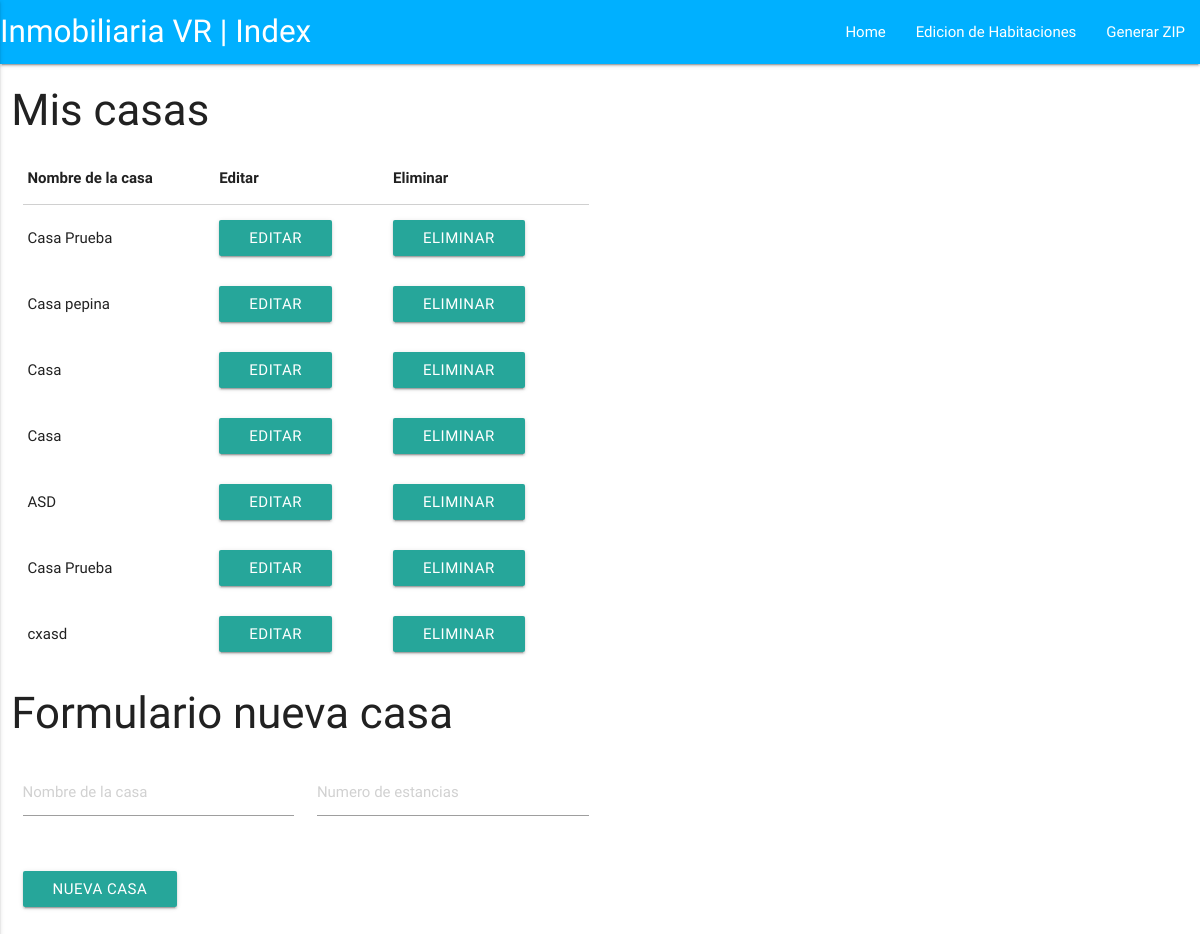
The app's page /, older data.
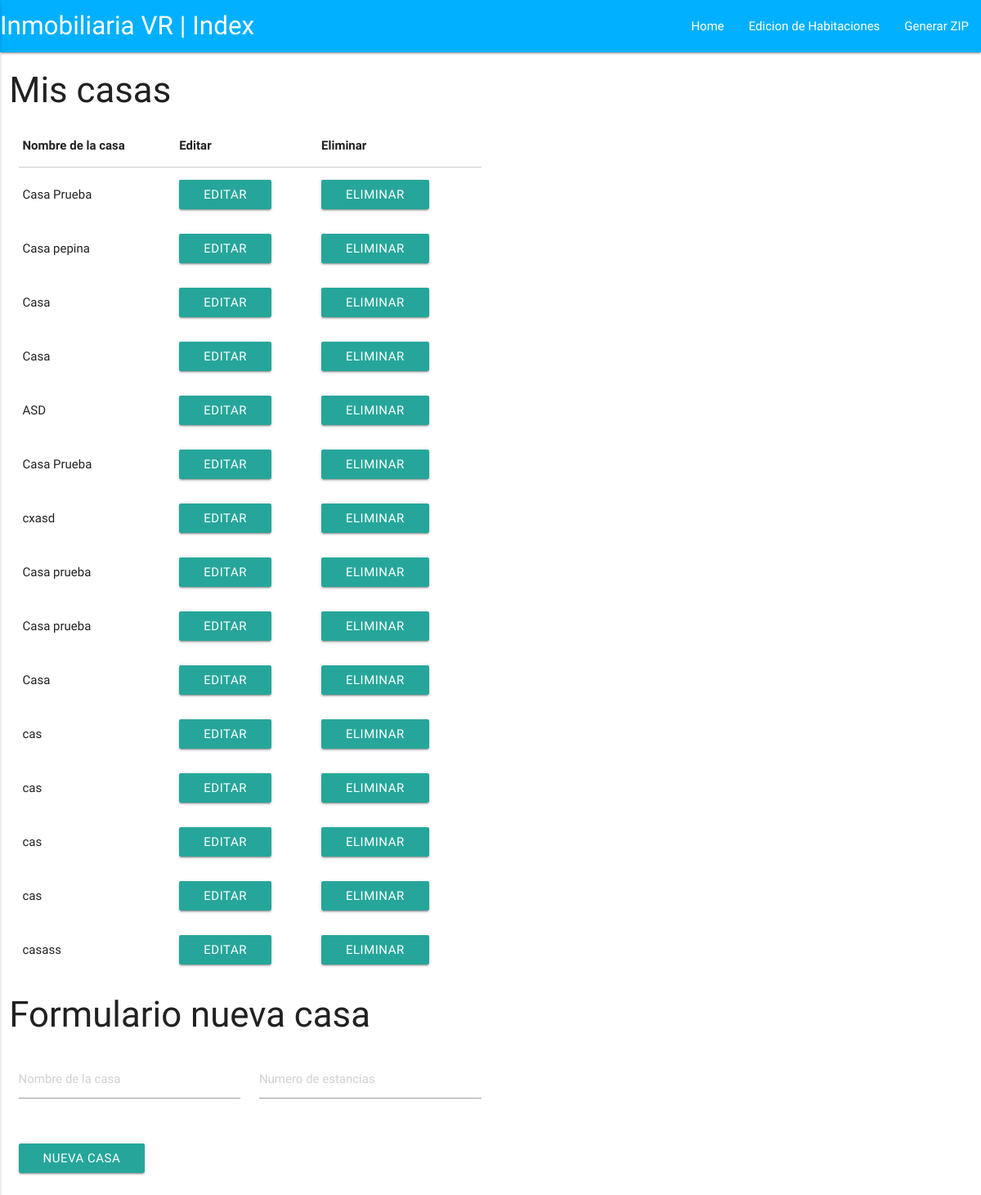
The same page, newer data.
### appVR/models.py (models this page shows)
class Casa(models.Model):
    nombre_casa = models.CharField(max_length=100)
    numero_habitaciones = models.IntegerField()

### inmobiliariaVR/views.py (the view)
# urls.py: url(r'^$', views.main_page, name='index'),
def main_page(request):
    lista_casas = []
    casas = Casa.objects.all()
    for casa in casas:
        lista_casas.append(casa.nombre_casa)
    return render(request, 'inmobiliariaVR/main_page.html', {'casas': lista_casas})

### inmobiliariaVR/templates/inmobiliariaVR/main_page.html (shortened to what this page needs)
{% extends "inmobiliariaVR/base.html" %}
{% load staticfiles %}
{% block title_logo %}Inmobiliaria VR | Index{% endblock %}
{% block content %}
  <div class="row">
      <div class="col s12">
          <h3>Mis casas</h3>
          <div class="col s6">
              <table>
                <thead>
                  <tr>
                      <th>Nombre de la casa</th>
                      <th>Editar</th>
                      <th>Eliminar</th>
                  </tr>
                </thead>
                <tbody id="tabla_casas">
                  {% for casa in casas %}
                      <tr>
                          <td id="{{forloop.counter0}}">{{casa}}</td>
                          <td name="{{casa}}"><button id="editar" class="btn waves-effect waves-light boton_tabla">Editar</button></td>
                          <td name="{{casa}}"><button id="eliminar" class="btn waves-effect waves-light boton_tabla">Eliminar</button></td>
                      </tr>
                  {% endfor %}
                </tbody>
              </table>
          </div>
      </div>
  <div class="col s12">
    <form id="form_nueva_casa" class="">
      <div class="row">
        <h3>Formulario nueva casa</h3>
        <div class="input-field col s3">
          <input placeholder="Nombre de la casa" id="nombre_casa" name="nombre_casa" type="text" class="validate" required>
        </div>
        <div class="input-field col s3">
          <input placeholder="Numero de estancias" id="numero_habitaciones" name="numero_habitaciones" type="number" min="1" class="validate" required>
        </div>
      </div>
      <div class="row input-field col s4">
          <button class="waves-effect waves-light btn" type="submit">Nueva Casa</button>
      </div>
    </form>
    <form id="form_habitaciones" class="col s12" enctype="multipart/form-data">
    </form>
  </div>
 </div>
{% endblock %}

### inmobiliariaVR/templates/inmobiliariaVR/base.html (shortened to what this page needs)
{% load staticfiles %}
<!DOCTYPE html>
<html lang="en">
<head>
    <link href="{% static 'css/materialize.css' %}" rel="stylesheet">
</head>
  <nav class="light-blue accent-3" id="cabecera_principal">
    <div class="nav-wrapper">
      <a href="{% url 'index'%}" class="brand-logo">{% block title_logo %}Index{% endblock %}</a>
      <ul id="nav-mobile" class="right hide-on-med-and-down">
        <li><a href="{% url 'index'%}">Home</a></li>
        <li><a href="{% url 'creacion_habitaciones'%}">Edicion de Habitaciones</a></li>
        <li><a href="{% url 'zip'%}">Generar ZIP</a></li>
      </ul>
    </div>
  </nav>
{% block content %}{% endblock %}

Row changes from the older to the newer data that the page shows:
added Casa: casas "Casa prueba"
added Casa: casas "Casa prueba"
added Casa: casas "Casa"
added Casa: casas "cas"
added Casa: casas "cas"
added Casa: casas "cas"
added Casa: casas "cas"
added Casa: casas "casass"
Text that changed along with them:
new list line: "EDITAR ELIMINAR"
